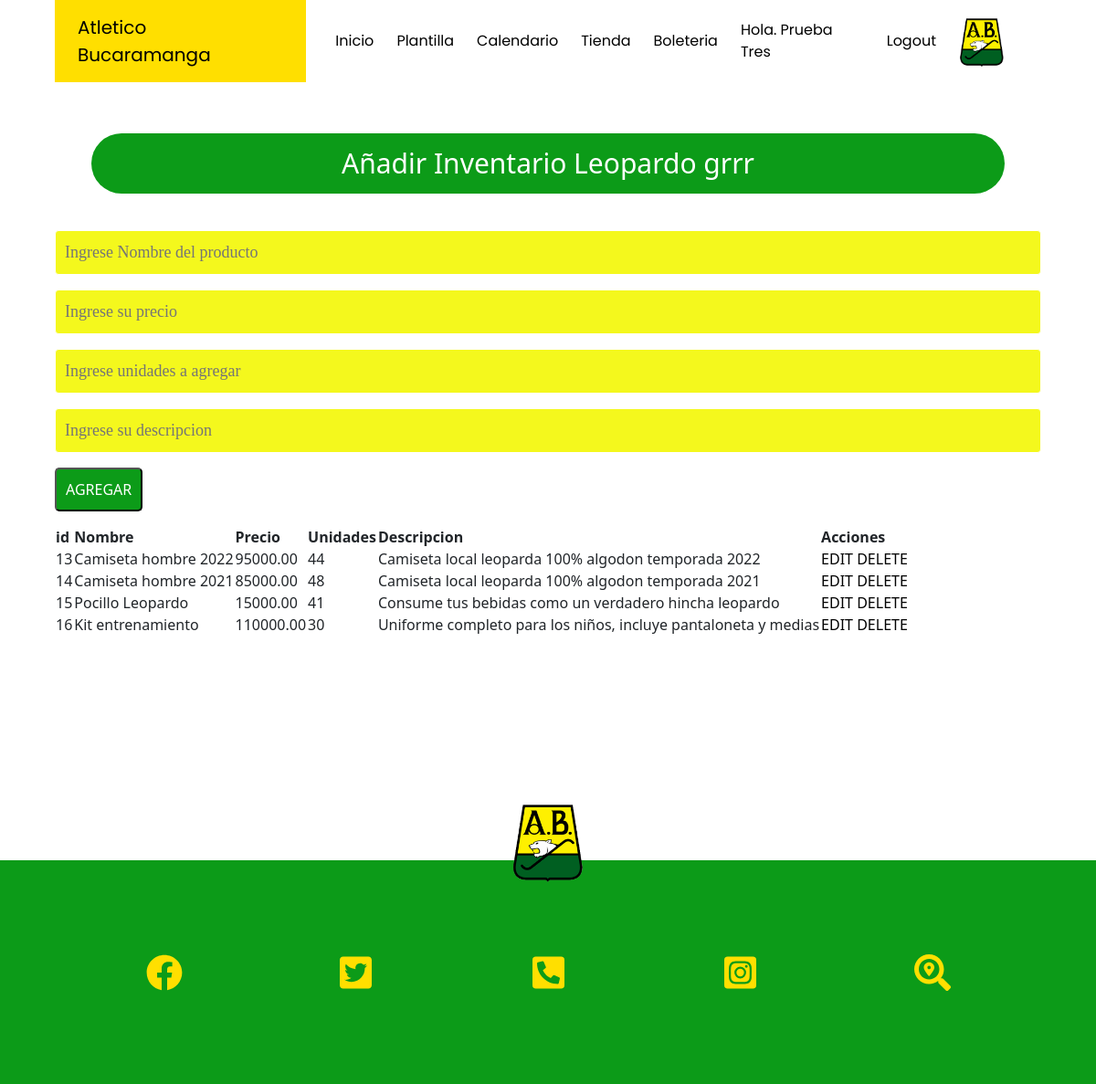
Page /insertar.php (signed in) on the committed database.
### tables this page shows
CREATE TABLE `cliente` (
  `id` int(11) NOT NULL,
  `nombre` varchar(50) NOT NULL,
  `apellido` varchar(50) NOT NULL,
  `correo` varchar(100) NOT NULL,
  `username` varchar(20) NOT NULL,
  `pass` varchar(20) NOT NULL,
  `admin` tinyint(1) DEFAULT 0
);

CREATE TABLE `producto` (
  `id` int(10) NOT NULL,
  `nombre` varchar(100) NOT NULL,
  `precio` decimal(11,2) NOT NULL,
  `unidades` int(11) NOT NULL,
  `descripcion` varchar(100) NOT NULL
);

### insertar.php (the view, shortened to what this page needs)
<?php
  include("conexion.php");
  if (isset($_SESSION['user_id'])) {
        $sql="SELECT id,nombre,apellido,correo,username,pass FROM cliente WHERE id = '".$_SESSION['user_id']."';";
        $resultado=mysqli_query($conexion,$sql);
        $fila=mysqli_fetch_assoc($resultado);
        $user = null;
    if (count($fila) > 0) {
      $user = $fila;
    }
  }
?>
<?php include("template/header.php"); ?>
    <link href="https://cdn.jsdelivr.net/npm/bootstrap@5.1.3/dist/css/bootstrap.min.css" rel="stylesheet"
>
    <link rel="stylesheet" href="css/insertar.css">
</head>
<body>
<div class="contenedor">
<div class="menu">
            <p class="nombret">
                Atletico Bucaramanga
            </p>
            <nav>
                <ul class="lista">
                        <a href="index.php"><li>Inicio</li></a>
                        <a href="plantilla.php"><li>Plantilla</li></a>
                        <a href="calendario.php"><li >Calendario</li></a>
                        <a href="tienda.php"><li>Tienda</li></a>
                        <a href="boleteria.php"><li>Boleteria</li></a>
                        <?php if(!empty($user)): ?>
                                <li class="nombre_usuario">Hola. <?= $user['nombre']; ?> <?= $user['apellido']?></li>
                                <a href="logout.php"><li>Logout</li></a>
                        <?php else: ?>
                                <a href="login_user.php"><li>Login</li></a>
                        <?php endif; ?>
                        <a href="index.php"><li ><img src="img/escudo.png" alt=""></li></a>
                </ul>
            </nav>
        </div>
    <?php
            if(isset($_POST['enviar'])){
                $nombre=$_POST['nombre'];
                $precio=$_POST['precio'];
                $unidades=$_POST['unidades'];
                $descripcion=$_POST['descripcion'];
                include("conexion.php");
                $sql="INSERT INTO producto (nombre, precio, unidades, descripcion)
                VALUES ('".$nombre."','".$precio."','".$unidades."','".$descripcion."')";
                $resultado=mysqli_query($conexion,$sql);
                if($resultado){
                    echo " <script language='JavaScript'>
                            alert('Los datos fueron ingresados correctamente');
                            location.assign('insertar.php');
                            </script>";
                }else{
                    echo " <script language='JavaScript'>
                            alert('ERROR: Los datos NO fueron ingresados correctamente');
                            location.assign('insertar.php');
                            </script>";
                }
                mysqli_close($conexion);
            }else{
        ?>
        <div class="contenedor__login-register">
            <h1 class="titulos">Añadir Inventario Leopardo grrr</h1>
            <form action="<?=$_SERVER['PHP_SELF']?>" method="post">
                <input class="inputs" type="text" name="nombre" id="nombre" placeholder="Ingrese Nombre del producto">
                <input class="inputs" type="text" name="precio" id="precio" placeholder="Ingrese su precio">
                <input class="inputs" type="text" name="unidades" id="unidades" placeholder="Ingrese unidades a agregar">
                <input class="inputs" type="text" name="descripcion" id="descripcion" placeholder="Ingrese su descripcion">
                <input class="btn_agregar" type="submit" name="enviar" value="AGREGAR">
            </form>
        </div>
        <?php
                }
        ?>
         <?php
                include("conexion.php");
                $sql="select * from producto";
                $resultado=mysqli_query($conexion,$sql);
            ?>
        <table>
            <thead>
                <tr>
                    <th>id</th>
                    <th>Nombre</th>
                    <th>Precio</th>
                    <th>Unidades</th>
                    <th>Descripcion</th>
                    <th>Acciones</th>
                </tr>
            </thead>
            <tbody>
                <?php
                    while($filas=mysqli_fetch_assoc($resultado)){
                ?>
                <tr>
                    <td><?php echo $filas['id'] ?></td>
                    <td><?php echo $filas['nombre'] ?></td>
                    <td><?php echo $filas['precio'] ?></td>
                    <td><?php echo $filas['unidades'] ?></td>
                    <td><?php echo $filas['descripcion'] ?></td>
                    <td>
                        <?php echo "<a href='edit.php?id=".$filas['id']."'>EDIT</a>";?>
                        <?php echo "<a href='eliminar.php?id=".$filas['id']."' onclick='return confirmar()'>DELETE</a>";?>
                    </td>
                </tr>
                <?php
                    }
                ?>
            </tbody>
        </table>
    </div>
<?php include("template/footer.php"); ?>

### css/base.css (style rules this page uses)
body { font-family: 'Poppins', sans-serif; margin:0; background-color: #ffffff; }
.nombret { background-color: #ffdf00; font-size: 20px; padding: 15px 25px 15px 25px; display: flex; align-items: center; }
.menu li { list-style: none; margin-right: 25px; }
.menu ul { display: flex; align-items: center; }
.menu { display: flex; justify-content: space-between; align-items: center; color: black; font-family: 'Poppins', sans-serif; }
.menu img { width: 60px; margin-bottom: -3px; margin-left: -5px; margin-right: 10px; }
.lista { display: flex; }
a { text-decoration: none; color: black; }
.titulos { font-size: 30px; background: #0c9b18; margin: 40px; color: white; padding: 15px 30px 15px 30px; border-radius: 73px; text-align: center; }
.contenedor { max-width: 1280px; width: 90%; margin: auto; }

### css/insertar.css (style rules this page uses)
.inputs { width: 100%; background: #f4f81d; padding: 10px; border-radius: 4px; margin-bottom: 16px; border: 1px solid #ffffff; font-family: 'calibri'; font-size: 18px; color: rgb(32, 223, 25); }
a { text-decoration: none; color: black; }
.btn_agregar { background-color: #0c9b18; padding: 10px; border-radius: 5px; color: white; }

### rows in the picture
cliente: nombre "Prueba", apellido "Tres"
producto: id "13", nombre "Camiseta hombre 2022", precio "95000.00", unidades "44", descripcion "Camiseta local leoparda 100% algodon temporada 2022"
producto: id "14", nombre "Camiseta hombre 2021", precio "85000.00", unidades "48", descripcion "Camiseta local leoparda 100% algodon temporada 2021"
producto: id "15", nombre "Pocillo Leopardo", precio "15000.00", unidades "41", descripcion "Consume tus bebidas como un verdadero hincha leopardo"
producto: id "16", nombre "Kit entrenamiento", precio "110000.00", unidades "30", descripcion "Uniforme completo para los niños, incluye pantaloneta y medias"
